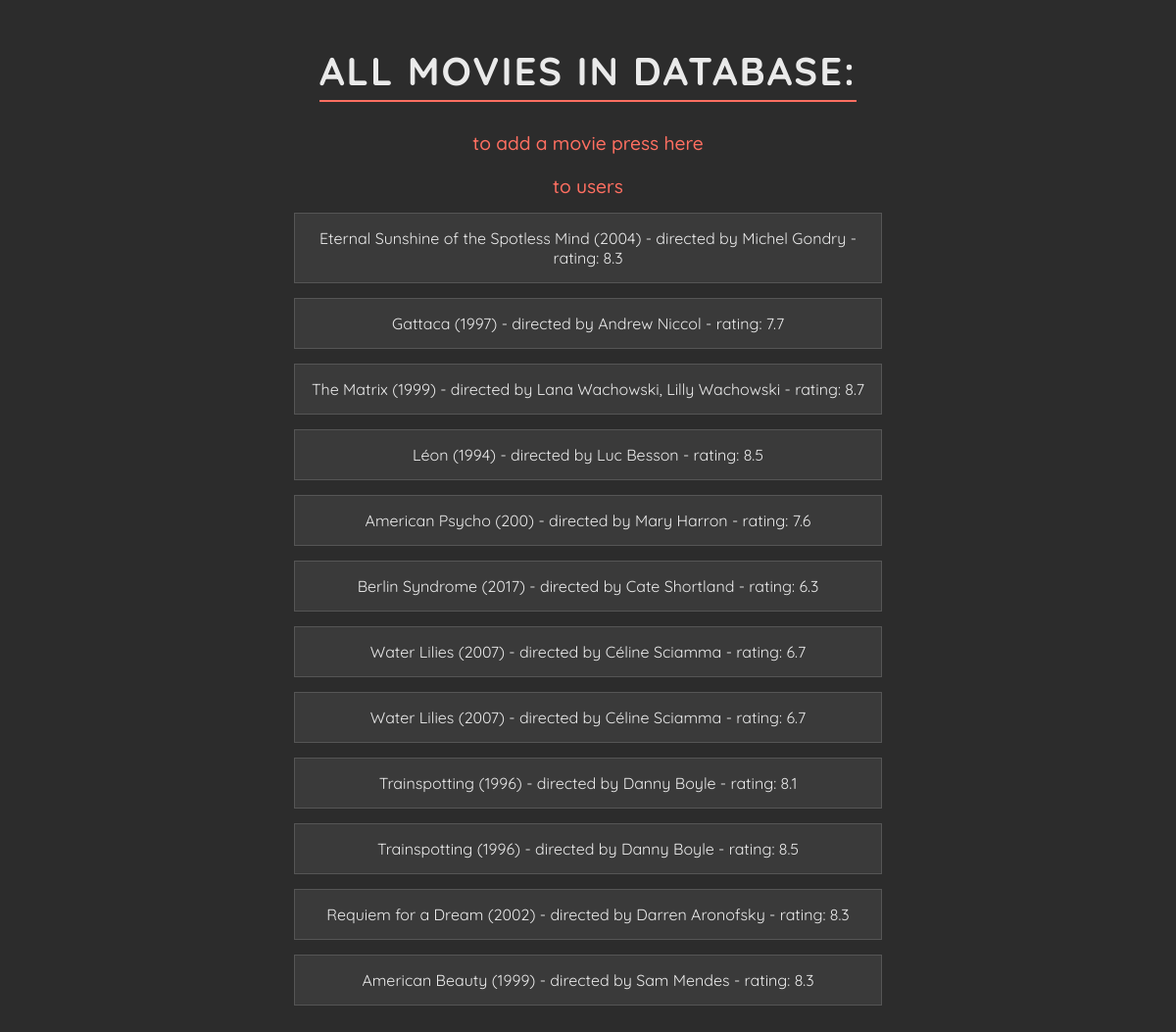
Before: /movies with the older database file.
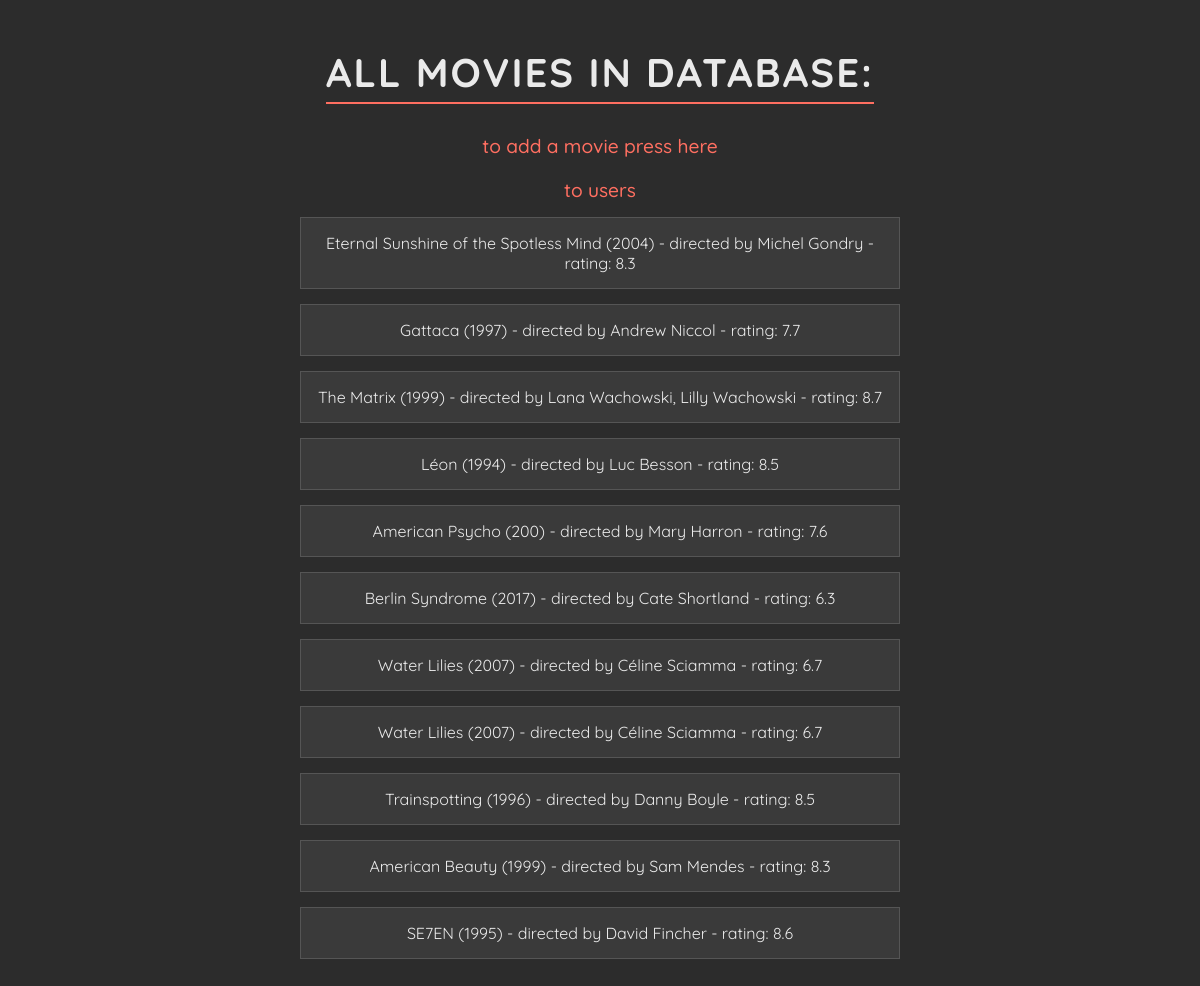
After: the same page with the newer database file.
### data_models.py (models this page shows, shortened)
class Movie(db.Model):
    __tablename__ = 'movies'
    movie_id = db.Column(db.Integer, primary_key=True, autoincrement=True)
    title = db.Column(db.String(250), nullable=False)
    director = db.Column(db.String(200), nullable=False)
    release_year = db.Column(db.Integer, nullable=False)
    movie_rating = db.Column(db.Float, nullable=False)
    users = relationship('User', secondary=user_movies, back_populates='movies')

### app.py (the view)
@app.route('/movies', methods=['GET'])
def list_movies():
    movies = data_manager.get_all_movies()
    return render_template('movies.html', movies=movies)

### datamanager/sqlite_data_manager.py (called while the page is built)
    def get_all_movies(self):
        with self.app.app_context():
            return self.db.session.query(Movie).all()

### templates/movies.html (shortened to what this page needs)
<!DOCTYPE html>
<html lang="en">
<head>
</head>
<body>
    <h1>all movies in dataBase:</h1>
    <div>
        <a href="{{ url_for('add_movie') }}">to add a movie press here</a><br><br>
         <a href="{{ url_for('list_users') }}">to users</a>
    </div>
    {% if movies %}
        <ul>
            {% for movie in movies %}
            <li>
                {{ movie.title }} ({{ movie.release_year }}) - directed by {{ movie.director }} - rating: {{ movie.movie_rating }}
            </li>
            {% endfor %}
        </ul>
    {% else %}
        <p>no movies found in dataBase</p>
    {% endif %}
</body>
</html>

### templates/movies.html (style rules this page uses)
body { background-color: #2C2C2C; font-family: 'Quicksand', sans-serif; color: #EAEAEA; text-align: center; margin: 0; padding: 20px; }
h1 { font-family: 'Quicksand', sans-serif; font-size: 2.5rem; color: #EAEAEA; margin-bottom: 30px; text-transform: uppercase; letter-spacing: 2px; border-bottom: 2px solid #FF6F61; display: inline-block; padding-bottom: 5px; }
ul { list-style-type: none; padding: 0; max-width: 600px; margin: 0 auto; }
li { background-color: #3A3A3A; border: 1px solid #555; margin: 15px 0; padding: 15px; transition: background-color 0.3s, transform 0.3s; }
a { text-decoration: none; color: #FF6F61; font-weight: 500; font-size: 1.2rem; transition: color 0.3s; }

Changed rows visible on the page:
removed Movie: title "Trainspotting", release_year "1996", director "Danny Boyle", movie_rating "8.1"
removed Movie: title "Requiem for a Dream", release_year "2002", director "Darren Aronofsky", movie_rating "8.3"
added Movie: title "SE7EN", release_year "1995", director "David Fincher", movie_rating "8.6"
